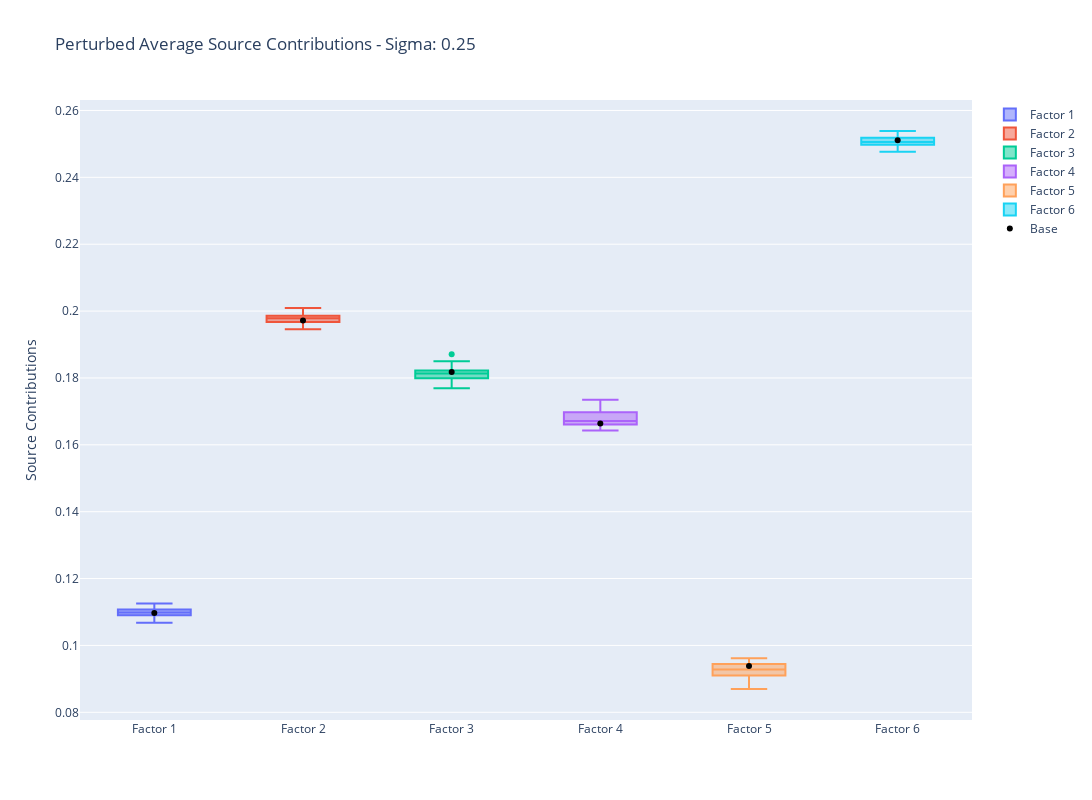

This figure's notebook cell:
### Code cell
perturb.plot_average_source_contributions()
